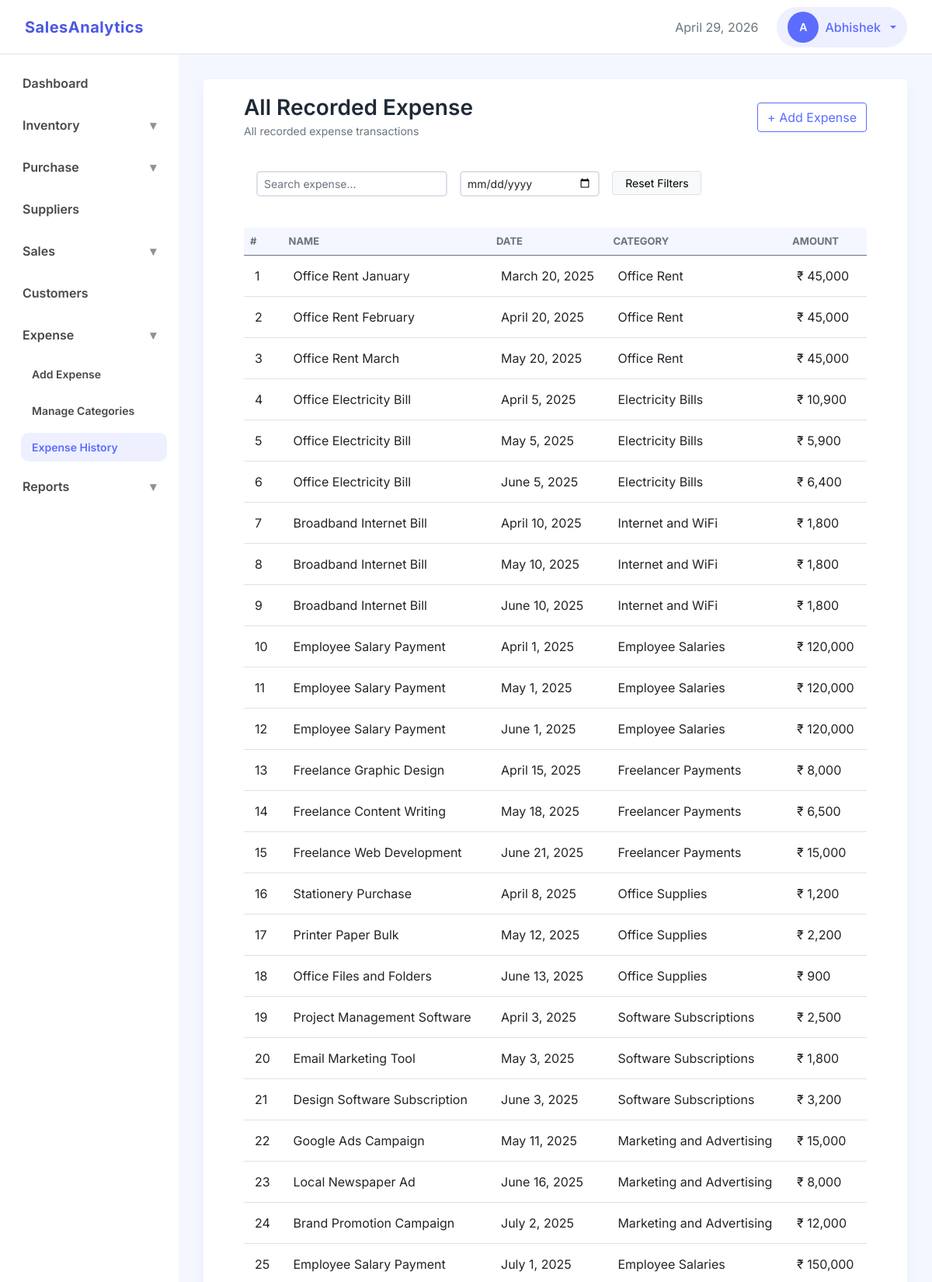
The app's page /expense/list/ (signed in, upper part) with its own data.
### accounts/models.py (models this page shows, shortened)
class User(AbstractUser):
    username = None # Remove username
    first_name = models.CharField(max_length=150)
    email = models.EmailField(unique=True)
    created_at = models.DateTimeField(auto_now_add=True)
    updated_at = models.DateTimeField(auto_now=True)
    USERNAME_FIELD = 'email'
    REQUIRED_FIELDS = []
    objects = UserManager() # Attach Manager

### finance/models.py (models this page shows, shortened)
class Expense(models.Model):
    name = models.CharField(max_length=100)
    category = models.ForeignKey(ExpenseCategory, on_delete=models.CASCADE, related_name='expenses')
    amount = models.DecimalField(max_digits=12, decimal_places=2)
    description = models.TextField(blank=True)
    expense_date = models.DateField(db_index=True, default=localdate)
    business = models.ForeignKey('business.Business', on_delete=models.CASCADE, related_name='expenses')
    created_by = models.ForeignKey('accounts.User', on_delete=models.SET_NULL, null=True, blank=True, related_name='created_expenses')
    updated_at = models.DateTimeField(auto_now=True)
    created_at = models.DateTimeField(auto_now_add=True)

class ExpenseCategory(models.Model):
    name = models.CharField(db_index=True, max_length=100, unique=True)
    description = models.TextField(blank=True)
    business = models.ForeignKey('business.Business', on_delete=models.CASCADE, related_name='expense_categories')
    updated_at = models.DateTimeField(auto_now=True)
    created_at = models.DateTimeField(auto_now_add=True)
    def __str__(self):
        return self.name

### finance/views.py (the view)
# urls.py: path('list/', views.ExpenseListView.as_view(), name='expense_list'),
class ExpenseListView(ListView):
    model = Expense
    template_name = 'expense/expense_list.html'
    context_object_name = 'expenses'
    ordering = '-expense_date'
    def get_queryset(self):
        return Expense.objects.filter(business_id=get_business_id(self.request))

### core/context_processors.py (called while the page is built)
def user_role(request):
    if request.user.is_authenticated:
        business_id = request.session.get('business_id')
        if business_id:
            membership = Membership.objects.filter(
                business_id=business_id,
                user=request.user
            ).first()
            if membership:
                return {'user_role': membership.role}
    return {'user_role': None}

### dashboard/templatetags/navigation_tags.py (called while the page is built)
@register.simple_tag(takes_context=True)
def active(context, *url_names):
    request = context['request']
    current_url = request.resolver_match.url_name
    if current_url in url_names:
        return 'active'
    return ''

@register.simple_tag(takes_context=True)
def show_menu(context, *url_names):
    request = context['request']
    current_url = request.resolver_match.url_name
    if current_url in url_names:
        return 'show'
    return ''

### finance/views.py (called while the page is built)
def get_business_id(request):
    return request.session.get('business_id')

### templates/expense/expense_list.html (shortened to what this page needs)
{% extends "base.html" %}
{% load static %}
{% load humanize %}
{% block css_files%}
    <link rel="stylesheet" href="{% static 'css/apps/list.css' %}">
{% endblock %}
{% block content %}
<div class="container-fluid">
    <div class="d-flex justify-content-between align-items-center mb-4">
        <div>
            <h3 class="section-title mb-0">All Recorded Expense</h3>
            <small class="text-muted">All recorded expense transactions</small>
        </div>
        <a href="{% url 'add_expense' %}" class="btn btn-secondary">
            + Add Expense
        </a>
    </div>
    <div class=" mb-4 p-3">
        <div class="row g-3">
            <div class="col-md-4">
                <input type="text" id="search_field"
                       class="form-control form-control-sm"
                       placeholder="Search expense...">
            </div>
            <div class="col-md-3">
                <input id="date_field" type="date" class="form-control form-control-sm">
            </div>
            <div class="col-md-2">
                <button id="reset_filters" class="btn btn-sm btn-light border w-100">
                    Reset Filters
                </button>
            </div>
        </div>
    </div>
    <div class="">
        <div class="table-responsive">
            <table class="table table-hover align-middle data-table mb-0">
                <thead>
                    <tr>
                        <th>#</th>
                        <th>Name</th>
                        <th>Date</th>
                        <th>Category</th>
                        <th>Amount</th>
                    </tr>
                </thead>
                <tbody id="tbody">
                    {% for expense in expenses %}
                    <tr class="clickable-row" data-url="{% url 'expense_detail' expense.id %}">
                        <td>{{ forloop.counter }}</td>
                        <td>
                            {{ expense.name }}
                        </td>
                        <td>{{ expense.expense_date }}</td>
                        <td>
                            <span class="badge-soft badge-success">
                                {{ expense.category }}
                            </span>
                        </td>
                        <td class="fw-semibold">
                            ₹ {{ expense.amount|floatformat:0|intcomma }}
                        </td>
                    </tr>
                    {% empty %}
                    <tr>
                        <td colspan="7" class="text-center py-4 text-muted">
                            No Expense recorded
                        </td>
                    </tr>
                    {% endfor %}
                </tbody>
            </table>
        </div>
    </div>
</div>
{% endblock %}

### templates/partials/navbar.html (shortened to what this page needs)
<nav class="navbar custom-navbar d-flex justify-content-between align-items-center">
    <div class="d-flex align-items-center gap-4">
        <a class="navbar-brand" href="{% url 'dashboard' %}">SalesAnalytics</a>
    </div>
    <div class="d-flex align-items-center gap-4">
        <span class="text-muted" id="nav-date"></span>
        {% if user.is_authenticated %}
            <div class="dropdown">
                <button class="btn admin-btn dropdown-toggle d-flex align-items-center gap-2"
                        data-bs-toggle="dropdown"
                        aria-expanded="false">
                    <div class="avatar">{{ user.first_name|default:user.email|slice:':1'|upper }}</div>
                    <span>{{ user.first_name }}</span>
                </button>
            </div>
        {% else %}
            <div>
                <a class="btn btn-primary me-2" href="{% url 'signin' %}">Sign In</a>
                <a class="btn btn-outline-primary" href="{% url 'signup' %}">Sign Up</a>
            </div>
        {% endif %}
    </div>
</nav>

### static/css/base.css (style rules this page uses)
:root { --clr-primary: #5b6cff; --clr-secondary: #4038c6; --clr-primary-hover: #4a59e3; --clr-primary-medium: #dbdffc; --clr-primary-soft: #eef0ff; --clr-accent: #00c2ff; --primary-gradient: linear-gradient(135deg, var(--clr-secondary), var(--clr-primary)); --secondary-gradient: linear-gradient(130deg, var(--clr-primary-hover), var(--clr-primary)); --clr-bg-main: #ffffff; --clr-bg-content: #f4f7ff; --clr-bg-btn-secondary: #eaeaea; --clr-bg-components: #f5f7fa; --clr-text-main: #1f2937; --clr-text-medium: #46484b; --clr-text-muted: #6b7280; --clr-text-placeholder: #c4c7cc; --clr-text-light: #fefefc; --clr-border: #dce1ea; --clr-border-light: #e4e7ec; --shadow-soft: 0 6px 20px rgba(17, 24, 39, 0.04); --radius: 5px; --nav-height: 70px; --space-xs: 8px; --space-sm: 12px; --space-md: 16px; --space-lg: 24px; --space-xl: 32px; }
* { box-sizing: border-box; }
body { margin: 0; padding: 0; font-family: "Inter", sans-serif; color: var(--clr-text-main); background: var(--clr-bg-main); -webkit-font-smoothing: antialiased; }
h1, h2, h3, h4, h5 { font-weight: 600; margin-bottom: 0.5rem; }
.text-muted { color: var(--clr-text-muted); }
.clickable-row { cursor: pointer; }

### static/css/layout.css (style rules this page uses)
.custom-navbar { height: var(--nav-height); background: var(--clr-bg-main); border-bottom: 1px solid var(--clr-border); padding: 0 32px; }
.navbar-brand { font-weight: 700; color: var(--clr-primary); letter-spacing: 0.5px; transition: color 0.5s ease; }
.navbar-brand { color: var(--clr-primary-hover); }
.admin-btn { background: var(--clr-primary-soft); border: none; border-radius: 30px; padding: 6px 14px; font-weight: 500; color: var(--clr-primary); }
.avatar { width: 32px; height: 32px; background: var(--clr-primary); color: #ffffff; font-size: 14px; font-weight: 600; display: flex; align-items: center; justify-content: center; border-radius: 50%; }
.table td { vertical-align: middle; }

### static/css/components.css (style rules this page uses)
.form-control, .form-select { border-radius: var(--radius); border: 2px solid var(--clr-border); }
.btn-secondary { background: none !important; border-color: var(--clr-primary) !important; color: var(--clr-primary) !important; }
.avatar { width: 40px; height: 40px; border-radius: 50%; object-fit: cover; }
.table-responsive { overflow: visible; }

### static/css/apps/list.css (style rules this page uses)
.data-table thead { background: var(--clr-bg-content); }
.data-table th { font-size: 13px; text-transform: uppercase; color: var(--clr-text-muted); }
.data-table td { padding: 14px; }

### records on screen
User: first_name "A", first_name "Abhishek"
Expense: name "Office Rent January", expense_date "March 20, 2025", category "Office Rent", amount "45,000"
Expense: name "Office Rent February", expense_date "April 20, 2025", category "Office Rent", amount "45,000"
Expense: name "Office Rent March", expense_date "May 20, 2025", category "Office Rent", amount "45,000"
Expense: name "Office Electricity Bill", expense_date "April 5, 2025", category "Electricity Bills", amount "10,900"
Expense: name "Office Electricity Bill", expense_date "May 5, 2025", category "Electricity Bills", amount "5,900"
Expense: name "Office Electricity Bill", expense_date "June 5, 2025", category "Electricity Bills", amount "6,400"
Expense: name "Broadband Internet Bill", expense_date "April 10, 2025", category "Internet and WiFi", amount "1,800"
Expense: name "Broadband Internet Bill", expense_date "May 10, 2025", category "Internet and WiFi", amount "1,800"
Expense: name "Broadband Internet Bill", expense_date "June 10, 2025", category "Internet and WiFi", amount "1,800"
Expense: name "Employee Salary Payment", expense_date "April 1, 2025", category "Employee Salaries", amount "120,000"
Expense: name "Employee Salary Payment", expense_date "May 1, 2025", category "Employee Salaries", amount "120,000"
Expense: name "Employee Salary Payment", expense_date "June 1, 2025", category "Employee Salaries", amount "120,000"
Expense: name "Freelance Graphic Design", expense_date "April 15, 2025", category "Freelancer Payments", amount "8,000"
Expense: name "Freelance Content Writing", expense_date "May 18, 2025", category "Freelancer Payments", amount "6,500"
Expense: name "Freelance Web Development", expense_date "June 21, 2025", category "Freelancer Payments", amount "15,000"
Expense: name "Stationery Purchase", expense_date "April 8, 2025", category "Office Supplies", amount "1,200"
Expense: name "Printer Paper Bulk", expense_date "May 12, 2025", category "Office Supplies", amount "2,200"
Expense: name "Office Files and Folders", expense_date "June 13, 2025", category "Office Supplies", amount "900"
Expense: name "Project Management Software", expense_date "April 3, 2025", category "Software Subscriptions", amount "2,500"
Expense: name "Email Marketing Tool", expense_date "May 3, 2025", category "Software Subscriptions", amount "1,800"
Expense: name "Design Software Subscription", expense_date "June 3, 2025", category "Software Subscriptions", amount "3,200"
Expense: name "Google Ads Campaign", expense_date "May 11, 2025", category "Marketing and Advertising", amount "15,000"
Expense: name "Local Newspaper Ad", expense_date "June 16, 2025", category "Marketing and Advertising", amount "8,000"
Expense: name "Brand Promotion Campaign", expense_date "July 2, 2025", category "Marketing and Advertising", amount "12,000"
Expense: name "Employee Salary Payment", expense_date "July 1, 2025", category "Employee Salaries", amount "150,000"
